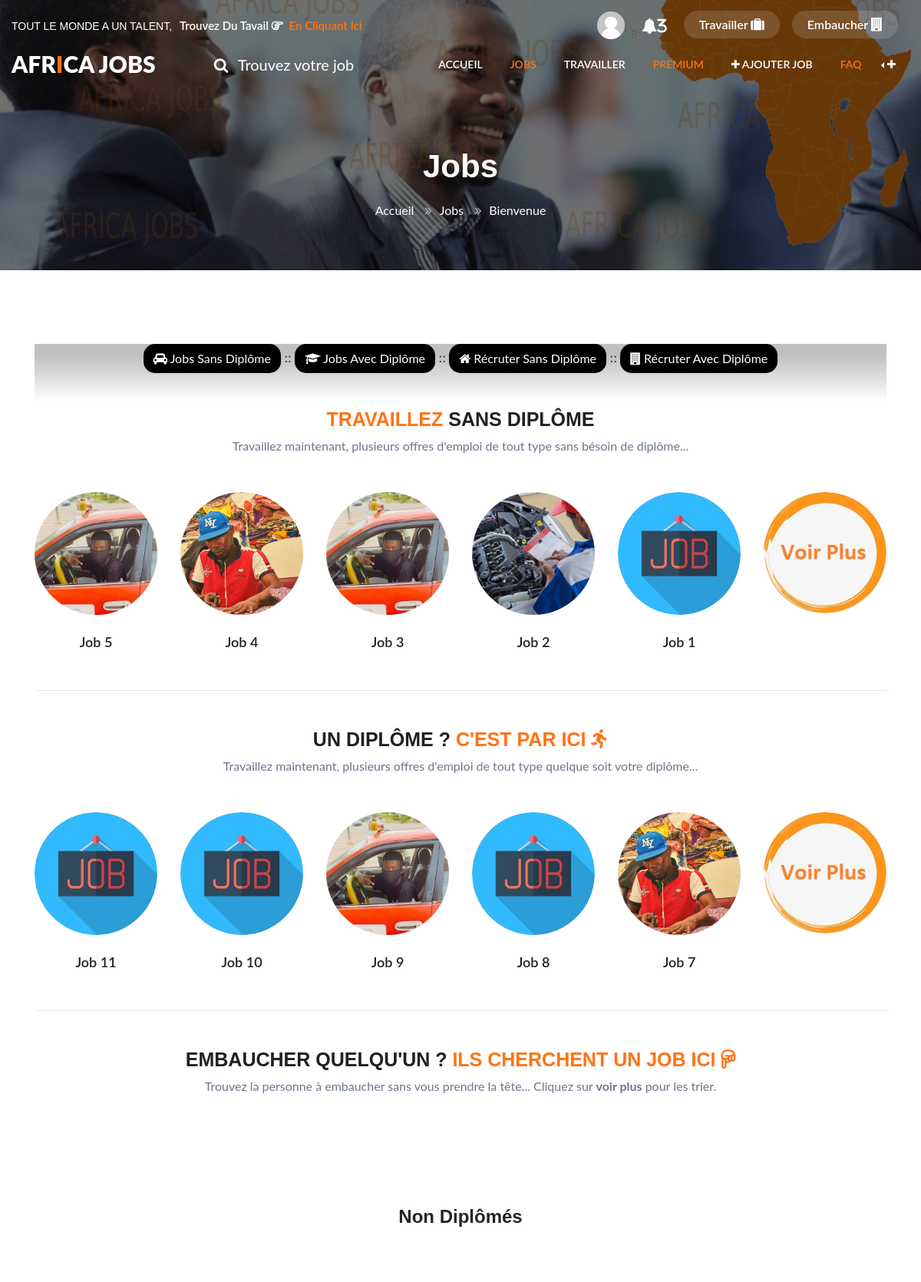
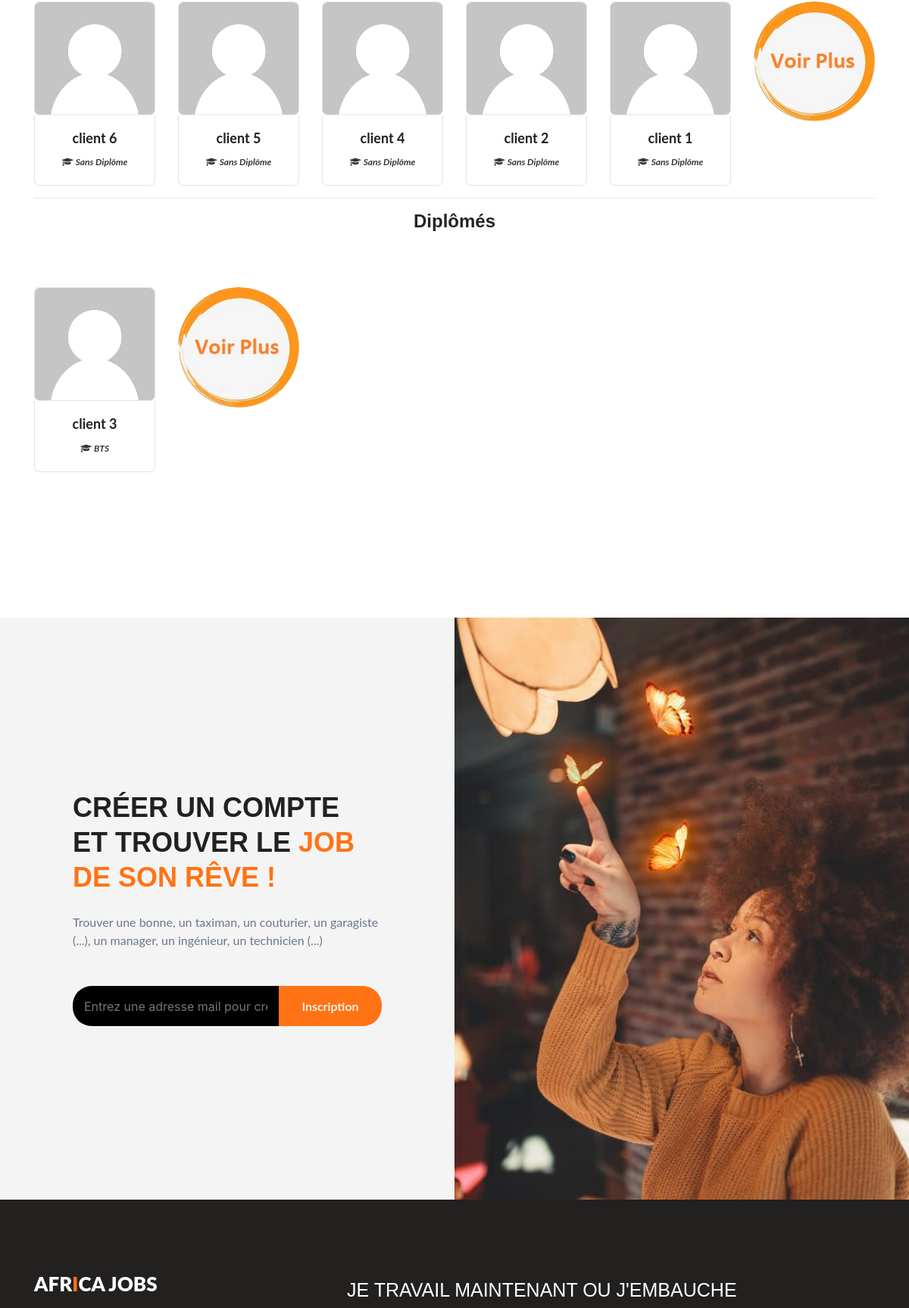
/jobs.php (upper part), run on the app's committed database (2 pictures, top to bottom).
### tables this page shows
CREATE TABLE `clients` (
  `cl_id` int(11) NOT NULL,
  `cl_nom` varchar(20) NOT NULL,
  `cl_telephone` varchar(15) DEFAULT NULL,
  `cl_mail` varchar(60) DEFAULT NULL,
  `cl_mdp` varchar(100) NOT NULL,
  `cl_photo` varchar(20) NOT NULL DEFAULT 'user-default.png',
  `cl_type` varchar(10) NOT NULL,
  `cl_cherche_job` tinyint(1) NOT NULL DEFAULT '1',
  `cl_diplome` varchar(15) NOT NULL,
  `cl_niveau` varchar(50) DEFAULT NULL,
  `cl_description` tinytext,
  `cl_cv` varchar(20) DEFAULT NULL,
  `cl_derniere_co` date NOT NULL,
  `cl_date` date NOT NULL,
  `cl_accord_site` tinyint(1) NOT NULL DEFAULT '1'
);

CREATE TABLE `jobs` (
  `jb_id` int(11) NOT NULL,
  `cl_id` int(11) NOT NULL,
  `jb_titre` varchar(50) NOT NULL,
  `jb_description` text NOT NULL,
  `jb_photo` varchar(20) NOT NULL DEFAULT 'job-default.jpg',
  `jb_pays` varchar(30) NOT NULL,
  `jb_ville` varchar(30) NOT NULL,
  `jb_type` varchar(15) NOT NULL,
  `jb_categorie` varchar(15) NOT NULL,
  `jb_duree` varchar(10) NOT NULL,
  `jb_niveau` varchar(30) NOT NULL,
  `jb_date` date NOT NULL
);

### assets/includes/constants.php (called while the page is built, shortened)
<?php
$nom_site = "Africa Jobs";
?>

### assets/includes/cvEmployer.php (the view, shortened to what this page needs)
<section class="w3l-ecommerce-main">
	<div class="ecom-contenthny py-5">
		<div class="container py-lg-5">
			<center><h4><b>Non Diplômés</b></h4></center>
			<div class="ecom-products-grids row mt-lg-5 mt-3">
				<?php
				include('identifiants.php');
				$query=$db->prepare('SELECT COUNT(*) FROM clients WHERE cl_cherche_job=1 AND cl_diplome="sans_diplome"');
				$query->execute();
				$max=$query->fetchcolumn();
				if ($max>5) $a=random_int(0,$max-5);
				else $a=0;
				$query=$db->prepare('SELECT * FROM clients WHERE cl_cherche_job=1 AND cl_diplome="sans_diplome" ORDER BY cl_id DESC LIMIT :min, 5');
				$query->bindValue(':min', $a, PDO::PARAM_INT);
				$query->execute();
				while ($data=$query->fetch()){
					?>
					<div class="col-lg-2 col-sm-4 col-6 product-incfhny mt-4">
						<div class="product-grid2 transmitv">
							<div class="product-image2" style="border:1px solid #e3e3e3; border-radius:7px; height:150px;">
								<a href="user-infos.php?cl=<?php echo $data['cl_id'] ?>">
									<img class="pic-1 img-fluid" src="assets/images/clients/<?php echo $data['cl_photo'] ?>">
								</a>
								<ul class="social">
								</ul>
							</div>
							<div class="product-content" style="border:1px solid #e3e3e3; border-radius:0px 0px 7px 7px; border-top:0px;">
								<?php if (strlen($data['cl_nom'])<=18) echo '<h3 class="title"><a href="#">'.$data['cl_nom'].'</a></h3>';
								else echo '<h3 class="title"><a href="#">'.substr($data['cl_nom'],0,18).'...</a></h3>'; ?>
								<?php if ($data['cl_diplome']=='sans_diplome') echo '<i class="price" style="font-size:12px"><span class="fa fa-graduation-cap"></span> Sans Diplôme</i>';
								else echo '<i class="price" style="font-size:12px"><span class="fa fa-graduation-cap"></span> '.substr($data['cl_niveau'],0,15).'</i>'; ?>
							</div>
						</div>
					</div>
					<?php
				}
				?>
				<div class="col-lg-2 col-md-4 col-4 product-incfhny mt-4">
					<div style="width:160px">
						<a href="jobs.php?type=hire&categorie=sans-diplome">
							<img src="assets/images/button-cercle.jpg" class="img-fluid rounded-circle" alt="Jobs sans dilpôme" />
						</a>
					</div>
				</div>
			</div>
			<hr>
			<center><h4><b>Diplômés</b></h4></center>
			<div class="ecom-products-grids row mt-lg-5 mt-3">
				<?php
				include('identifiants.php');
				$query=$db->prepare('SELECT COUNT(*) FROM clients WHERE cl_cherche_job=1 AND cl_diplome="avec_diplome"');
				$query->execute();
				$max=$query->fetchcolumn();
				if ($max>5) $a=random_int(0,$max-5);
				else $a=0;
				$query=$db->prepare('SELECT * FROM clients WHERE cl_cherche_job=1 AND cl_diplome="avec_diplome" ORDER BY cl_id DESC LIMIT :min, 5');
				$query->bindValue(':min', $a, PDO::PARAM_INT);
				$query->execute();
				while ($data=$query->fetch()){
					?>
					<div class="col-lg-2 col-sm-4 col-6 product-incfhny mt-4">
						<div class="product-grid2 transmitv">
							<div class="product-image2" style="border:1px solid #e3e3e3; border-radius:7px; height:150px;">
								<a href="user-infos.php?cl=<?php echo $data['cl_id'] ?>">
									<img class="pic-1 img-fluid" src="assets/images/clients/<?php echo $data['cl_photo'] ?>">
								</a>
								<ul class="social">
								</ul>
							</div>
							<div class="product-content" style="border:1px solid #e3e3e3; border-radius:0px 0px 7px 7px; border-top:0px;">
								<?php if (strlen($data['cl_nom'])<=18) echo '<h3 class="title"><a href="#">'.$data['cl_nom'].'</a></h3>';
								else echo '<h3 class="title"><a href="#">'.substr($data['cl_nom'],0,18).'...</a></h3>'; ?>
								<?php if ($data['cl_diplome']=='sans_diplome') echo '<i class="price" style="font-size:12px"><span class="fa fa-graduation-cap"></span> Sans Diplôme</i>';
								else echo '<i class="price" style="font-size:12px"><span class="fa fa-graduation-cap"></span> '.substr($data['cl_niveau'],0,15).'</i>'; ?>
							</div>
						</div>
					</div>
					<?php
				}
				?>
				<div class="col-lg-2 col-md-4 col-4 product-incfhny mt-4">
					<div style="width:160px">
						<a href="jobs.php?type=hire&categorie=avec-diplome">
							<img src="assets/images/button-cercle.jpg" class="img-fluid rounded-circle" alt="Jobs sans dilpôme" />
						</a>
					</div>
				</div>
			</div>
		</div>
	</div>
</section>

### top.php (shortened to what this page needs)
<?php
include('assets/includes/constants.php');
?>
<!DOCTYPE html>
<html lang="fr">
    <head>
		<link rel="stylesheet" href="assets/css/style2.css">
		<link rel="stylesheet" href="https://cdnjs.cloudflare.com/ajax/libs/font-awesome/4.7.0/css/font-awesome.min.css">
        <?php
        if (isset($_SESSION['cl_nom']) and isset($_SESSION['cl_id'])){
            $cl_nom=$_SESSION['cl_nom'];
            $cl_id=$_SESSION['cl_id'];
        }
        else if (isset($_COOKIE['cl_nom']) and isset($_COOKIE['cl_id']))
        {
            $cl_nom=$_COOKIE['cl_nom'];
            $cl_id=$_COOKIE['cl_id'];
        }
        else
        {
            $cl_id = 1;
        }
        ?>
	</head>
	<body>
		<?php
		include('assets/includes/functions.php');
		?>
		<section class="w3l-banner-slider-main inner-pagehny">
		  <div class="breadcrumb-infhny">
			<div class="top-header-content">
			  <header class="tophny-header">
				<div class="container-fluid">
				  <div class="top-right-strip row">
					<div class="top-hny-left-content col-lg-6 pl-lg-0">
					  <h6>Tout le monde a un talent, <a href="jobs.php">trouvez du tavail<span class="fa fa-hand-o-right hand-icon" aria-hidden="true"></span> <span class="hignlaite"> en cliquant ici </span></a></h6>
					</div>
					<ul class="top-hnt-right-content col-lg-6">
					  <li class="button-log usernhy">
						  <?php if ($cl_id<=0){ ?>
							<a class="btn-open" href="#" >
							  <span class="fa fa-user" aria-hidden="true" title="Connectez-vous à votre compte"></span>
							</a>
						  <?php }else{ ?>
							<a href="compte.php">
							  <?php
							  $clphoto=$db->prepare('SELECT cl_photo FROM clients WHERE cl_id=:id');
							  $clphoto->bindValue(':id', $cl_id, PDO::PARAM_INT);
							  $clphoto->execute();
							  $clphoto=$clphoto->fetch();
							  $clphoto=$clphoto['cl_photo'];
							  echo '<img src="assets/images/clients/'.$clphoto.'" class="img-fluid rounded-circle" title="Accéder à mon compte">';
							  ?>
							</a>
						  <?php } ?>
					  </li>
					  <li class="dropdown-menu2">
						  <?php
						  $notifs=$db->prepare('SELECT COUNT(*) FROM views WHERE vw_element="profile (cv)" AND vw_elt_id=:id AND vw_active=1');
						  $notifs->bindValue(':id', $cl_id, PDO::PARAM_INT);
						  $notifs->execute();
						  $nbr=$notifs->fetchcolumn();
						  $notifs=$db->prepare('SELECT COUNT(*) FROM views INNER jOIN jobs ON views.vw_elt_id=jobs.jb_id WHERE views.vw_element="offre d\'emploi" AND jobs.cl_id=:id AND vw_active=1');
						  $notifs->bindValue(':id', $cl_id, PDO::PARAM_INT);
						  $notifs->execute();
						  $nbr2=$notifs->fetchcolumn();
						  if ($nbr+$nbr2<=0){
							  	?><button class="menu-btn"><span class="fa fa-bell-slash"></span></button>
								<div class="menu-content">
									<i>Aucune notification</i>
								</div>
						  		<?php
						  }else{
						  		?><button class="menu-btn"><span class="fa fa-bell"><?php echo $nbr+$nbr2 ?></span></button>
						  		<?php
						  } ?>
					  </li>
					  <li class="transmitvcart galssescart2 cart cart box_1">
						  <a href="jobs.php#work">
						  <button class="top_transmitv_cart" type="submit" name="submit" value="">
								Travailler
							  	<span class="fa fa-suitcase"></span>
						  </button>
						  </a>
					  </li>
					  <li class="transmitvcart galssescart2 cart cart box_1">
						  <a href="jobs.php#hire">
						  <button class="top_transmitv_cart" type="submit" name="submit" value="">
								Embaucher
							  	<span class="fa fa-building"></span>
						  </button>
						  </a>
					  </li>
					</ul>
				  </div>
				</div>
				<nav class="navbar navbar-expand-lg navbar-light">
				  <div class="container-fluid serarc-fluid">
					<a class="navbar-brand" href="index.php">
					  <?php echo substr($nom_site,0,3) ?><span class="lohny"><?php echo substr($nom_site,3,1) ?></span><?php echo substr($nom_site,4) ?></a>
					<div class="search-right">
					  <a href="#search" title="search"><span class="fa fa-search mr-2" aria-hidden="true"></span>
						<span class="search-text">Trouvez votre job</span></a>
					</div>
					<div class="collapse navbar-collapse" id="navbarSupportedContent">
					  <ul class="navbar-nav ml-auto">
						<li class="nav-item">
						  <a class="nav-link" href="index.php">Accueil</a>
						</li>
						<li class="nav-item active">
						  <a class="nav-link" href="jobs.php" title="Voir les jobs et employés">Jobs</a>
						</li>
						<li class="nav-item">
						  <a class="nav-link" href="jobs.php#work" title="Trouver un job">Travailler</a>
						</li>
						<li class="nav-item active">
						  <a class="nav-link" href="go-premium.php" title="Embaucher quelqu'un">Premium</a>
						</li>
						<li class="nav-item">
						  <a class="nav-link" href="add-job.php" title="Ajouter un job"><span class="fa fa-plus"></span> Ajouter Job</a>
						</li>
						<li class="nav-item active">
						  <a class="nav-link" href="faq.php" title="Avez-vous une question ?">FAQ</a>
						</li>
						<li class="nav-item dropdown dropleft">
						  <a class="nav-link dropdown-toggle" href="#" id="plus" role="button" data-toggle="dropdown" aria-haspopup="true" aria-expanded="false" title="Plus d'infos"><span class="fa fa-plus"></span></a>
						</li>
					  </ul>
					</div>
				  </div>
				</nav>
			  </header>

### assets/includes/noDiplomeJob.php (shortened to what this page needs)
<?php
include('identifiants.php');
$query=$db->prepare('SELECT COUNT(*) FROM jobs WHERE jb_type="sans_diplome"');
$query->execute();
$max=$query->fetchcolumn();
if ($max>5) $a=random_int(0,$max-5);
else $a=0;
$query=$db->prepare('SELECT jb_id, jb_photo, jb_titre FROM jobs WHERE jb_type="sans_diplome" ORDER BY jb_id DESC LIMIT :min, 5');
$query->bindValue(':min', $a, PDO::PARAM_INT);
$query->execute();
while ($data=$query->fetch()){
	?>
	<div class="col-lg-2 col-md-4 col-4 welcome-image">
		<div class="boxhny13" style="background-image:url('assets/images/jobs/<?php echo $data['jb_photo'] ?>'); height:160px; width:160px; border-radius:50%; background-position:center; background-size:cover;">
		</div>
		<?php if (strlen($data['jb_titre'])<=30) echo '<h4 class="title"><a href="job-infos.php?jb='.$data['jb_id'].'">'.$data['jb_titre'].'</a></h4>';
		else echo '<h4 class="title"><a href="job-infos.php?jb='.$data['jb_id'].'">'.substr($data['jb_titre'],0,28).'...</a></h4>'; ?>
	</div>
	<?php
}
?>
<div class="col-lg-2 col-md-4 col-4 welcome-image">
	<div style="width:160px">
		<a href="jobs.php?type=work&categorie=sans-diplome">
			<img src="assets/images/button-cercle.jpg" class="img-fluid rounded-circle" alt="Jobs sans dilpôme" />
		</a>
	</div>
</div>

### assets/includes/diplomeJob.php (shortened to what this page needs)
<?php
include('identifiants.php');
$query=$db->prepare('SELECT COUNT(*) FROM jobs WHERE jb_type="avec_diplome"');
$query->execute();
$max=$query->fetchcolumn();
if ($max>5) $a=random_int(0,$max-5);
else $a=0;
$query=$db->prepare('SELECT jb_id, jb_photo, jb_titre FROM jobs WHERE jb_type="avec_diplome" ORDER BY jb_id DESC LIMIT :min, 5');
$query->bindValue(':min', $a, PDO::PARAM_INT);
$query->execute();
while ($data=$query->fetch()){
	?>
	<div class="col-lg-2 col-md-4 col-4 welcome-image">
		<div class="boxhny13" style="background-image:url('assets/images/jobs/<?php echo $data['jb_photo'] ?>'); height:160px; width:160px; border-radius:50%; background-position:center; background-size:cover;">
		</div>
		<?php if (strlen($data['jb_titre'])<=30) echo '<h4 class="title"><a href="job-infos.php?jb='.$data['jb_id'].'">'.$data['jb_titre'].'</a></h4>';
		else echo '<h4 class="title"><a href="job-infos.php?jb='.$data['jb_id'].'">'.substr($data['jb_titre'],0,28).'...</a></h4>'; ?>
	</div>
	<?php
}
?>
<div class="col-lg-2 col-md-4 col-4 welcome-image">
	<div style="width:160px">
		<a href="jobs.php?type=work&categorie=avec-diplome">
			<img src="assets/images/button-cercle.jpg" class="img-fluid rounded-circle" alt="Jobs sans dilpôme" />
		</a>
	</div>
</div>

### footer.php (style rules this page uses)
.menu-btn { color: white; font-size: 20px; background: none; border: none; }
.dropdown-menu2 { position: relative; display: inline-block; }

### data on the page
clients: cl_photo (placeholder picture), cl_nom "client 1", cl_diplome "sans_diplome" (drawn)
jobs: jb_photo (picture), jb_titre "Job 5"
jobs: jb_photo (picture), jb_titre "Job 4"
jobs: jb_photo (picture), jb_titre "Job 3"
jobs: jb_photo (picture), jb_titre "Job 2"
jobs: jb_photo (placeholder picture), jb_titre "Job 1"
jobs: jb_photo (placeholder picture), jb_titre "Job 11"
jobs: jb_photo (placeholder picture), jb_titre "Job 10"
jobs: jb_photo (picture), jb_titre "Job 9"
jobs: jb_photo (placeholder picture), jb_titre "Job 8"
jobs: jb_photo (picture), jb_titre "Job 7"
clients: cl_photo (placeholder picture), cl_nom "client 6", cl_diplome "sans_diplome" (drawn)
clients: cl_photo (placeholder picture), cl_nom "client 5", cl_diplome "sans_diplome" (drawn)
clients: cl_photo (placeholder picture), cl_nom "client 4", cl_diplome "sans_diplome" (drawn)
clients: cl_photo (placeholder picture), cl_nom "client 2", cl_diplome "sans_diplome" (drawn)
clients: cl_photo (placeholder picture), cl_nom "client 3", cl_niveau "BTS"

### other printed values
$nbr+$nbr2 "3"
substr($nom_site,0,3) "AFR"
substr($nom_site,3,1) "I"
substr($nom_site,4) "CA JOBS"
$title "Jobs"
$type "Bienvenue"
